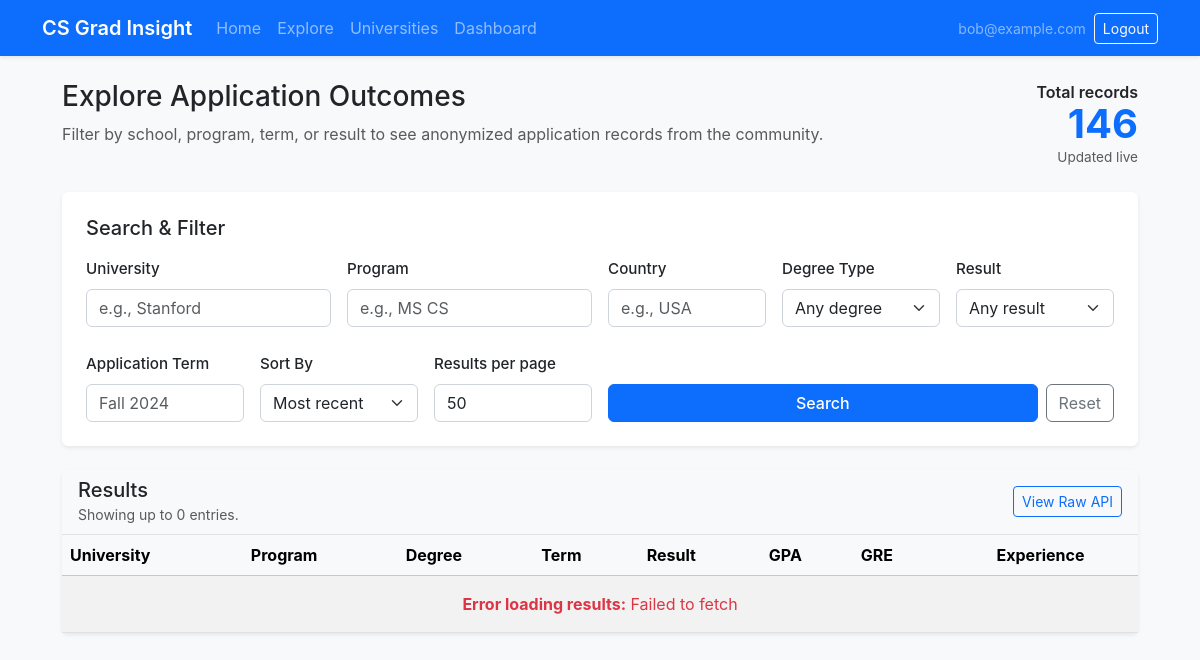
The app's page /explore (signed in), older data.
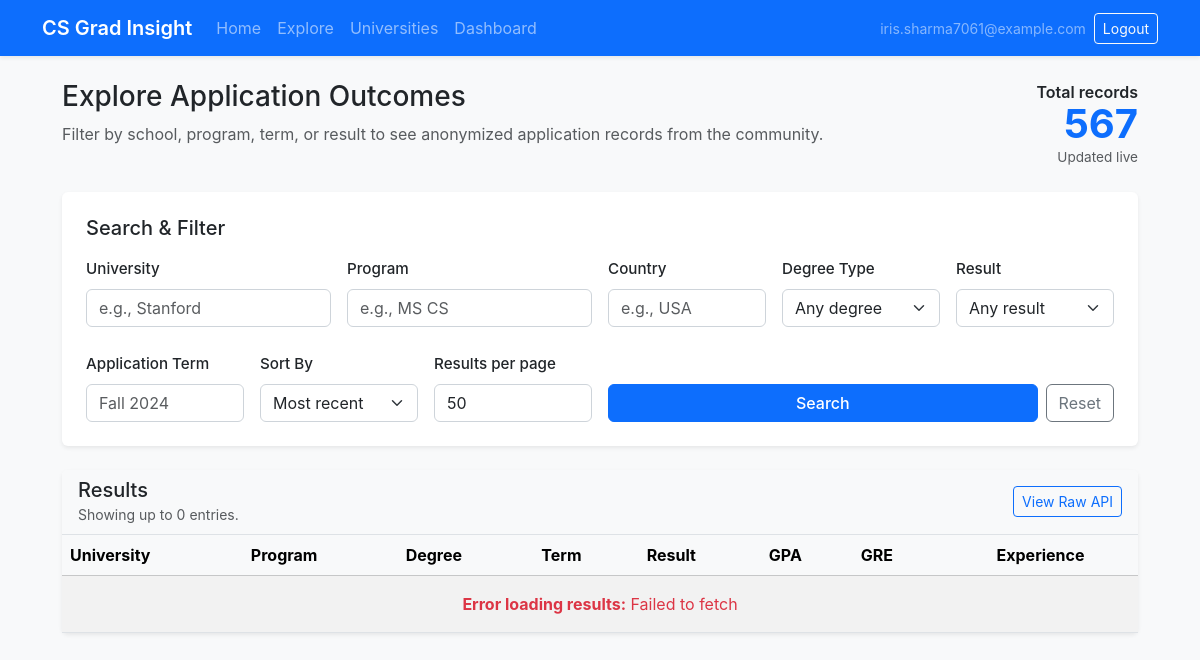
The same page, newer data.
### app.py (models this page shows, shortened)
class TimestampMixin:
    created_at = db.Column(db.DateTime, default=datetime.utcnow)
    updated_at = db.Column(
        db.DateTime, default=datetime.utcnow, onupdate=datetime.utcnow
    )

class User(TimestampMixin, db.Model):
    __tablename__ = "users"
    id = db.Column(db.Integer, primary_key=True)
    email = db.Column(db.String(120), unique=True, nullable=False)
    password_hash = db.Column(db.String(256), nullable=False)
    profile = db.relationship("Profile", back_populates="user", uselist=False)
    educations = db.relationship("Education", back_populates="user", cascade="all,delete")
    test_scores = db.relationship(
        "TestScore", back_populates="user", cascade="all,delete"
    )
    experiences = db.relationship(
        "Experience", back_populates="user", cascade="all,delete"
    )
    publications = db.relationship(
        "Publication", back_populates="user", cascade="all,delete"
    )
    recommendation_letters = db.relationship(
        "RecommendationLetter", back_populates="user", cascade="all,delete"
    )
    applications = db.relationship(
        "ApplicationRecord", back_populates="user", cascade="all,delete"
    )

### app.py (the view)
    @app.route("/explore")
    def explore_page():
        stats = get_public_stats()
        return render_template("explore.html", stats=stats)

### app.py (called while the page is built)
def get_current_user() -> Optional[User]:
    user_id = session.get("user_id")
    if not user_id:
        return None
    return db.session.get(User, user_id)

def get_public_stats() -> Dict[str, Any]:
    total_applications = ApplicationRecord.query.count()
    university_count = db.session.query(ApplicationRecord.university).distinct().count()
    program_count = db.session.query(ApplicationRecord.program).distinct().count()
    recent = (
        ApplicationRecord.query.order_by(ApplicationRecord.created_at.desc())
        .limit(5)
        .all()
    )
    return {
        "total_applications": total_applications,
        "universities": university_count,
        "programs": program_count,
        "recent_applications": [record.to_public_dict() for record in recent],
    }

### templates/explore.html (shortened to what this page needs)
{% extends "base.html" %}
{% block content %}
<div class="d-flex flex-wrap justify-content-between align-items-start mb-4 gap-3">
  <div>
    <h1 class="h3 mb-2">Explore Application Outcomes</h1>
    <p class="text-muted mb-0">Filter by school, program, term, or result to see anonymized application records from the community.</p>
  </div>
  <div class="text-end">
    <div class="fw-semibold fs-6">Total records</div>
    <div class="display-6" style="font-size: 2.5rem; line-height: 1">{{ stats.total_applications }}</div>
    <small class="text-muted">Updated live</small>
  </div>
</div>
<form id="search-form" class="card shadow-sm p-4 mb-4">
  <h5 class="mb-3">Search & Filter</h5>
  <div class="row g-3">
    <div class="col-md-3 col-sm-6">
      <label class="form-label fw-500">University</label>
      <input class="form-control" name="university" placeholder="e.g., Stanford" />
    </div>
    <div class="col-md-3 col-sm-6">
      <label class="form-label fw-500">Program</label>
      <input class="form-control" name="program" placeholder="e.g., MS CS" />
    </div>
    <div class="col-md-2 col-sm-6">
      <label class="form-label fw-500">Country</label>
      <input class="form-control" name="country" placeholder="e.g., USA" />
    </div>
    <div class="col-md-2 col-sm-6">
      <label class="form-label fw-500">Degree Type</label>
      <select class="form-select" name="degree">
        <option value="">Any degree</option>
      </select>
    </div>
    <div class="col-md-2 col-sm-6">
      <label class="form-label fw-500">Result</label>
      <select class="form-select" name="result">
        <option value="">Any result</option>
      </select>
    </div>
  </div>
  <div class="row g-3 mt-2 align-items-end">
    <div class="col-md-2 col-sm-6">
      <label class="form-label fw-500">Application Term</label>
      <input class="form-control" name="term" placeholder="Fall 2024" />
    </div>
    <div class="col-md-2 col-sm-6">
      <label class="form-label fw-500">Sort By</label>
      <select class="form-select" name="sort">
        <option value="recent">Most recent</option>
      </select>
    </div>
    <div class="col-md-2 col-sm-6">
      <label class="form-label fw-500">Results per page</label>
      <input class="form-control" type="number" name="limit" value="50" min="1" max="200" />
    </div>
    <div class="col-md-6 col-sm-12">
      <div class="d-flex gap-2">
        <button class="btn btn-primary flex-grow-1" type="submit">
          Search
        </button>
        <button class="btn btn-outline-secondary" type="reset" id="reset-search" title="Clear filters and reset">Reset</button>
      </div>
    </div>
  </div>
</form>
<div class="card shadow-sm">
  <div class="card-header bg-light border-bottom">
    <div class="d-flex justify-content-between align-items-center flex-wrap gap-2">
      <div>
        <h5 class="mb-0">Results</h5>
        <small class="text-muted" id="results-count">Showing up to 0 entries.</small>
      </div>
      <a class="btn btn-sm btn-outline-primary" href="/api/search/applications?limit=100" target="_blank" rel="noopener" title="View raw API response">
        View Raw API
      </a>
    </div>
  </div>
  <div class="card-body p-0">
    <div class="table-responsive" style="max-height: 600px">
      <table class="table table-striped table-hover align-middle mb-0">
        <thead class="table-light position-sticky top-0">
          <tr>
            <th>University</th>
            <th>Program</th>
            <th>Degree</th>
            <th>Term</th>
            <th>Result</th>
            <th>GPA</th>
            <th>GRE</th>
            <th class="text-center">Experience</th>
          </tr>
        </thead>
        <tbody id="results-body">
        </tbody>
      </table>
    </div>
  </div>
</div>
{% endblock %}

### templates/base.html (shortened to what this page needs)
<!DOCTYPE html>
<html lang="en">
  <head>
    <link
      rel="stylesheet"
      href="https://cdn.jsdelivr.net/npm/bootstrap@5.3.3/dist/css/bootstrap.min.css"
    />
    <link
      rel="stylesheet"
      href="{{ url_for('static', filename='css/main.css') }}"
    />
  </head>
  <body class="bg-light">
    <nav class="navbar navbar-expand-lg navbar-dark bg-primary">
      <div class="container">
        <a class="navbar-brand fw-semibold" href="{{ url_for('home') }}">
          CS Grad Insight
        </a>
        <div class="collapse navbar-collapse" id="mainNav">
          <ul class="navbar-nav me-auto mb-2 mb-lg-0">
            <li class="nav-item">
              <a class="nav-link" href="{{ url_for('home') }}">Home</a>
            </li>
            <li class="nav-item">
              <a class="nav-link" href="{{ url_for('explore_page') }}">Explore</a>
            </li>
            <li class="nav-item">
              <a class="nav-link" href="{{ url_for('universities_page') }}">Universities</a>
            </li>
            <li class="nav-item">
              <a class="nav-link" href="{{ url_for('dashboard_page') }}">Dashboard</a>
            </li>
          </ul>
          <div class="d-flex align-items-center gap-2">
            {% if current_user %}
            <span class="text-white-50 small">{{ current_user.email }}</span>
            <button class="btn btn-outline-light btn-sm" data-logout>
              Logout
            </button>
            {% else %}
            <a class="btn btn-light btn-sm" href="{{ url_for('auth_page') }}">
              Login / Sign up
            </a>
            {% endif %}
          </div>
        </div>
      </div>
    </nav>
    <main class="container py-4">
      {% block content %}{% endblock %}
    </main>
  </body>
</html>

Row changes from the older to the newer data that the page shows:
changed User: email "bob@example.com" → "iris.sharma7061@example.com"
Text that changed along with them:
{{ stats.total_applications }}: "146" → "567"
